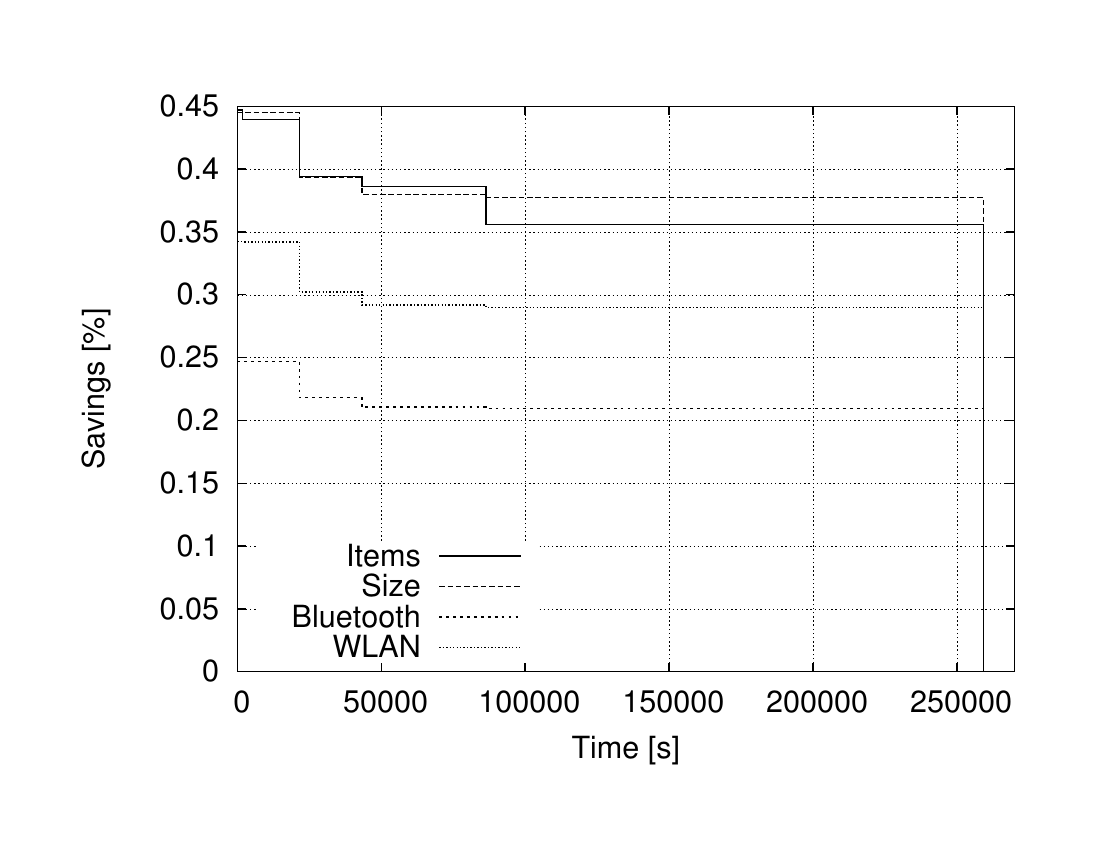

Generate this figure with gnuplot:
set term postscr enh "Helvetica" 22
set grid

set xlabel "Time [s]"
set xrange[*:270000]

set ylabel "Savings [%]"
set yrange [*:*]

set key bottom left

set output "rel_ios_time.eps"
plot "rel_ios_time.dat" u 1:4 w l lw 2 t "Items",\
"rel_ios_time.dat" u 1:6 w l lw 2 t "Size",\
"rel_ios_time.dat" u 1:13 w l lw 2 t "Bluetooth",\
"rel_ios_time.dat" u 1:12 w l lw 2 t "WLAN"
